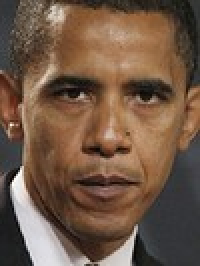
#> input picture Barack-Obama.jpeg, 100 x 133 px (shown 2 times larger)
$ python all_beard_method.py 3 Barack-Obama.jpeg . .
#> lines starting #> are read from the running program, lines starting #| are printed output that depends on the picture; pictures that were not available may be replaced by others from this repository, and a replacement may not be noted
import numpy as np
import cv2 as cv
import matplotlib.pyplot as plt
import sys
import time


# [43 lines left out: functions m1, m2, not called in this run]

def m3(img1, img2, show):
    sift = cv.SIFT_create()
    # find the keypoints and descriptors with SIFT
    try:
        kp1, des1 = sift.detectAndCompute(img1,None)
        kp2, des2 = sift.detectAndCompute(img2,None)
    except:
        return 0
    # FLANN parameters
    FLANN_INDEX_KDTREE = 1
    index_params = dict(algorithm = FLANN_INDEX_KDTREE, trees = 5)
    search_params = dict(checks=50)   # or pass empty dictionary
    flann = cv.FlannBasedMatcher(index_params,search_params)
    matches = flann.knnMatch(des1,des2,k=2)
    # Need to draw only good matches, so create a mask
    matchesMask = [[0,0] for i in range(len(matches))]
    # ratio test as per Lowe's pape
    good=0
    for i,(m,n) in enumerate(matches):
        if m.distance < 0.7*n.distance:
            good+=1
            matchesMask[i]=[1,0]
    draw_params = dict(matchColor = (0,255,0),
                    singlePointColor = (255,0,0),
                    matchesMask = matchesMask,
                    flags = cv.DrawMatchesFlags_DEFAULT)
    print(len(matches))
    print(good)
    if(show):
        img3 = cv.drawMatchesKnn(img1,kp1,img2,kp2,matches,None,**draw_params)
        plt.imshow(img3,),plt.show()
    return good + len(matches)

def method(img_path1, dir1,dir2,methodNum):
#> called with img_path1 = 'Barack-Obama.jpeg', dir1 = '.', dir2 = '.', methodNum = 3
    goodArray1 = []
    goodArrayName1 = []
    goodArray2 = []
    goodArrayName2 = []
    img1 = cv.imread(img_path1,cv.IMREAD_GRAYSCALE) # queryImage
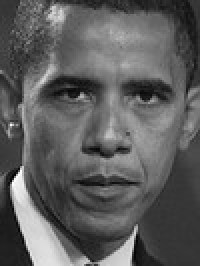
#> img1: shape (133, 100) (shown 2 times larger); min 0, max 255, mean 93.6
    for i in range(101,151):
        img_path2 = dir1 + '/donald trump speech' + str(i) + '.jpg'
        print(img_path2)
        img2 = cv.imread(img_path2,cv.IMREAD_GRAYSCALE) # trainImage
        l=0
        if(methodNum==1):
            l = m1(img1,img2,False)
        elif(methodNum==2):
            l = m2(img1,img2,False)
        elif(methodNum==3):
            l = m3(img1,img2,False)
#> in m3, `kp1, des1 = sift.detectAndCompute(img1,None)`: kp1 = 90 keypoints; strongest (x, y, size): (9, 93, 6), (64, 123, 4.1), (66, 119, 2.2), (28, 7, 6.2)
#> in m3, `kp2, des2 = sift.detectAndCompute(img2,None)`: kp2 has the same summary as kp1
#> in m3, `matches = flann.knnMatch(des1,des2,k=2)`: matches = 90 matches
#> in m3, `matchesMask = [[0,0] for i in range(len(matches))]`: matchesMask = 90 pairs, first value 0 to 0, second value 0 to 0
#> the loop in m3, `for i,(m,n) in enumerate(matches):` made 90 passes
#> after the loop in m3, `for i,(m,n) in enumerate(matches):`: good = 90; matchesMask = 90 pairs, first value 1 to 1, second value 0 to 0
#> in m3, `draw_params = dict(matchColor = (0,255,0), singlePointColor = (255,0,0..`: draw_params = 4 items
#| 90
#| 90
#> l = 180
        goodArray1.append(l)
        goodArrayName1.append(img_path2)
#> pass 2 of the loop in method, `for i in range(101,151):`:
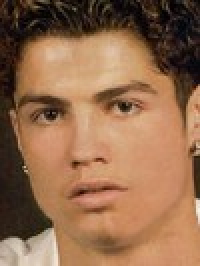
#> input picture Cristiano-Ronaldo.jpeg, 100 x 133 px, given in place of donald trump speech102.jpg, which was not available (shown 2 times larger)
#> in method, `img2 = cv.imread(img_path2,cv.IMREAD_GRAYSCALE)`:
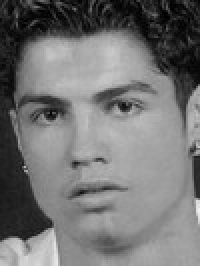
#> img2: shape (133, 100) (shown 2 times larger); min 0, max 241, mean 116.1
#> kp2 = 84 keypoints; strongest (x, y, size): (62, 53, 3.4), (27, 54, 8.8), (28, 31, 20.2), (57, 28, 18.6)
#> the loop in m3 (call 2), `for i,(m,n) in enumerate(matches):` made 90 passes
#> good on passes 59, 73: 1, 2
#| 90
#| 2
#> in method, `l = m3(img1,img2,False)`: l = 92

    for i in range(1,51):
        img_path2 = dir1 + '/trump' + str(i) + '.jpg'
#> img_path2 = './trump1.jpg'
        print(img_path2)
#| ./trump1.jpg
        img2 = cv.imread(img_path2,cv.IMREAD_GRAYSCALE) # trainImage
        l=0
        if(methodNum==1):
            l = m1(img1,img2,False)
        elif(methodNum==2):
            l = m2(img1,img2,False)
        elif(methodNum==3):
            l = m3(img1,img2,False)
#> l = 0
        goodArray1.append(l)
        goodArrayName1.append(img_path2)
#> pass 2 of the loop in method, `for i in range(1,51):`:

    for i in range(51,101):
        img_path2 = dir1 + '/donald trump' + str(i) + '.jpg'
#> img_path2 = './donald trump51.jpg'
        print(img_path2)
#| ./donald trump51.jpg
        img2 = cv.imread(img_path2,cv.IMREAD_GRAYSCALE) # trainImage
        l=0
        if(methodNum==1):
            l = m1(img1,img2,False)
        elif(methodNum==2):
            l = m2(img1,img2,False)
        elif(methodNum==3):
            l = m3(img1,img2,False)
        goodArray1.append(l)
        goodArrayName1.append(img_path2)
#> pass 2 of the loop in method, `for i in range(51,101):`:

    for i in range(150):
        img_path2 = dir2 + '/musk' + str(i) + '.jpg'
#> img_path2 = './musk0.jpg'
        print(img_path2)
#| ./musk0.jpg
        img2 = cv.imread(img_path2,cv.IMREAD_GRAYSCALE) # trainImage
        l=0
        if(methodNum==1):
            l = m1(img1,img2,False)
        elif(methodNum==2):
            l = m2(img1,img2,False)
        elif(methodNum==3):
            l = m3(img1,img2,False)
        goodArray2.append(l)
        goodArrayName2.append(img_path2)
#> pass 2 of the loop in method, `for i in range(150):`:
    print("The original images of this deepfake are: ")
    index1 = goodArray1.index(max(goodArray1))
    index2 = goodArray2.index(max(goodArray2))
#> index2 = 0
    features1 = max(goodArray1)
    features2 = max(goodArray2)
#> features2 = 0
    print(goodArrayName1[index1])
    print(goodArrayName2[index2])
#| ./musk0.jpg

    print("1. " + goodArrayName1[index1] + " with number of feautres matching: " + str(features1))
    print("2. " + goodArrayName2[index2] + " with number of feautres matching: " + str(features2))
#| 2. ./musk0.jpg with number of feautres matching: 0
    # [9 lines of commented-out code are left out]

def main():
    img_path1 = sys.argv[2]
    dir1 = sys.argv[3]
    dir2 = sys.argv[4]
    methodNum = int(sys.argv[1])
    method(img_path1,dir1,dir2,methodNum)

if __name__ == "__main__":
    start = time.time()
    main()
    end = time.time()
    print(f"Runtime of the program is {end - start}")
